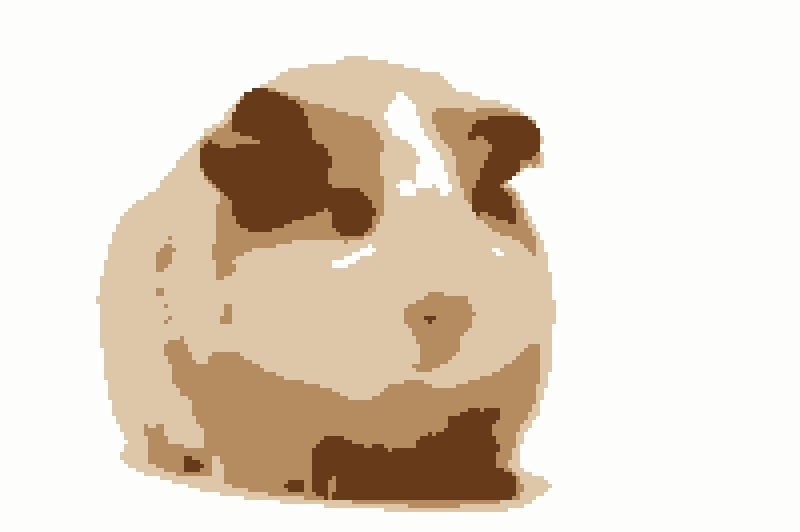
#> input picture Sample picture/sample1.jpg, 800 x 532 px
$ python -i pixel.py   (imports and definitions only)
#> lines starting #> are read from the running program, lines starting #| are printed output that depends on the picture; after the words box and inside, x2 and y2 are one past the last pixel; in counts of white or black regions, pixels touching at a corner belong together
### pixel_convert-master/rgb_to_dmc.py
import pandas as pd


def rgb_to_dmc(rgb) :
    dmc_list = pd.read_csv('static/resource/DMC Cotton Floss converted to RGB Values.csv',
                      encoding=' CP949', engine='python')
    res = [[999, 'hello world']]
    for i in range(len(dmc_list)):
        r, g, b = dmc_list.loc[i][2], dmc_list.loc[i][3], dmc_list.loc[i][4]
        gap = abs(r - rgb[0]) + abs(g - rgb[1]) + abs(b - rgb[2])

        if res[-1][0] > gap:
            res.append([gap, dmc_list.loc[i][0]])
    return res[-1][1]

# [7 lines left out: function dmc_to_rgb, not called in this run]

# def color_check (color, dmc_code) :
#     if color

### pixel_convert-master/pixel.py
# coding:UTF-8
import sys
import cv2
from PIL import Image
import numpy as np
from rgb_to_dmc import rgb_to_dmc, dmc_to_rgb

n8 = np.array([[1, 1, 1],
               [1, 1, 1],
               [1, 1, 1]],
              np.uint8)

n4 = np.array([[0, 1, 0],
               [1, 1, 1],
               [0, 1, 0]],
              np.uint8)


def make_dot(src, k=3, scale=2, color=True, blur=0, erode=0, alpha=True, to_tw=True):
#> called with src = '../Sample picture/sample1.jpg', k = 3, scale = 2, color = True, blur = 0, erode = 0, alpha = True, to_tw = True
    img_pl = Image.open(src)
#> img_pl is the input picture: PIL image 800x532 RGB; mean R, G, B 227.2, 214.6, 199.6
    if (img_pl.mode == 'RGBA' or img_pl.mode == 'P') and alpha:
        if img_pl.mode != 'RGBA':
            img_pl = img_pl.convert('RGBA')
        alpha_mode = True
    elif img_pl.mode != 'RGB' and img_pl.mode != 'L':
        img_pl = img_pl.convert('RGB')
        alpha_mode = False
    else:
        alpha_mode = False
    img = np.asarray(img_pl)
    if color and alpha_mode:
        a = img[:, :, 3]
        img = cv2.cvtColor(img, cv2.COLOR_BGRA2RGB)
        h, w, c = img.shape
    elif color:
        img = cv2.cvtColor(img, cv2.COLOR_BGR2RGB)
        h, w, c = img.shape
#> h = 532; w = 800; c = 3
    else:
        img = cv2.cvtColor(img, cv2.COLOR_RGB2GRAY)
        h, w = img.shape
        c = 0
    d_h = int(h / scale)
#> d_h = 266
    d_w = int(w / scale)
#> d_w = 400
    if erode == 1:
        img = cv2.erode(img, n4, iterations=1)
    elif erode == 2:
        img = cv2.erode(img, n8, iterations=1)
    if blur:
        img = cv2.bilateralFilter(img, 15, blur, 20)
    img = cv2.resize(img, (d_w, d_h), interpolation=cv2.INTER_NEAREST)
#> img: shape (266, 400, 3)
    if alpha_mode:
        a = cv2.resize(a, (d_w, d_h), interpolation=cv2.INTER_NEAREST)
        a = cv2.resize(a, (d_w * scale, d_h * scale), interpolation=cv2.INTER_NEAREST)
        a[a != 0] = 255
        if not 0 in a:
            a[0, 0] = 0
    if color:
        img_cp = img.reshape(-1, c)
    else:
        img_cp = img.reshape(-1)
    img_cp = img_cp.astype(np.float32)
    criteria = (cv2.TERM_CRITERIA_EPS + cv2.TERM_CRITERIA_MAX_ITER, 10, 1.0)
    ret, label, center = cv2.kmeans(img_cp, k, None, criteria, 10, cv2.KMEANS_PP_CENTERS)
#> ret = 80492005.6; center = [[250.9, 253, 253], [24.99, 58.24, 103], [142.5, 177.7, 207.1]]
    center = center.astype(np.uint8)
#> center = [[250, 252, 253], [24, 58, 102], [142, 177, 207]]
    result = center[label.flatten()]
    result = result.reshape((img.shape))
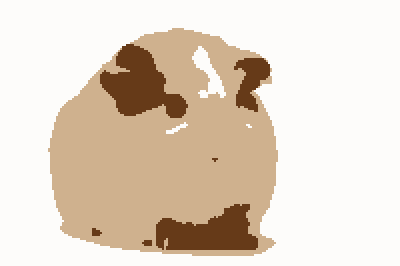
#> result: shape (266, 400, 3); mean B, G, R 198.9, 213.7, 227.1
    result = cv2.resize(result, (d_w * scale, d_h * scale), interpolation=cv2.INTER_NEAREST)
#> result: shape (532, 800, 3)
    if alpha_mode:
        r, g, b = cv2.split(result)
        result = cv2.merge((r, g, b, a))
    elif to_tw:
        r, g, b = cv2.split(result)
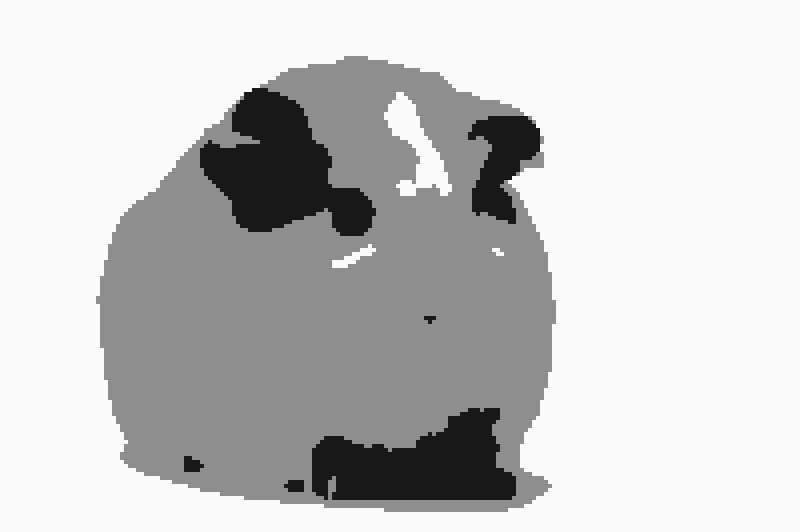
#> r: shape (532, 800); min 24, max 250, mean 198.9
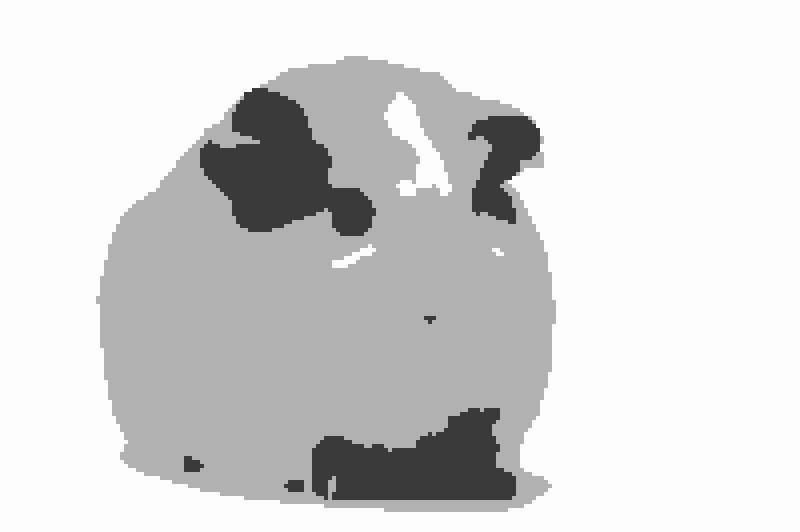
#> g: shape (532, 800); min 58, max 252, mean 213.7
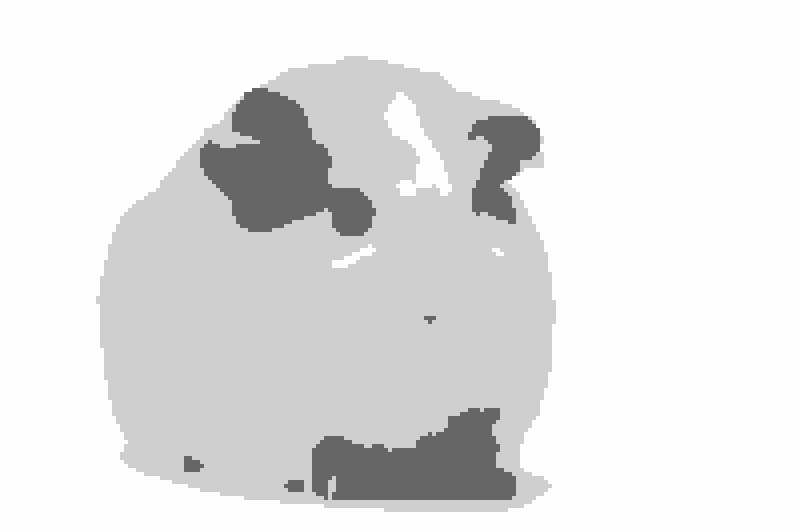
#> b: shape (532, 800); min 102, max 253, mean 227.1
        a = np.ones(r.shape, dtype=np.uint8) * 255
        a[0, 0] = 0
        result = cv2.merge((r, g, b, a))
#> result: shape (532, 800, 4)

    dmc_colors = []
    rgb_colors = []
    trans_colors = []

    # 16진수 색상코드를 rgb코드로 변환
    def hex_to_rgb(hex):
        return tuple(int(hex[i:i + 2], 16) for i in (0, 2, 4))

    for res_c in center:
        color_code = '{0:02x}{1:02x}{2:02x}'.format(res_c[2], res_c[1], res_c[0])
        rgb_colors.append(hex_to_rgb(color_code))
        dmc_code = rgb_to_dmc(hex_to_rgb(color_code))
        dmc_colors.append(dmc_code)
#> this loop made 1 pass
#> after the loop, dmc_colors = []; rgb_colors = [(253, 252, 250)]

    for dmc in dmc_colors :
        temp = dmc_to_rgb(dmc)
        trans_colors.append(temp)

    for width in range(w-1) :
        for high in range(h-1) :
            for i in range(len(dmc_colors)) :
                if result[high,width][0] == rgb_colors[i][0] and result[high,width][1] == rgb_colors[i][1] and result[high,width][2] == rgb_colors[i][2]:
                    result[high,width] = trans_colors[i]


    # cv2.imshow('result',result)
    # cv2.waitKey()
    # cv2.destroyAllWindows()

    return result, dmc_colors

#> (the run stopped early here; a loop or call above may not have finished)

$ run again, on Sample picture/dog1(24color).png
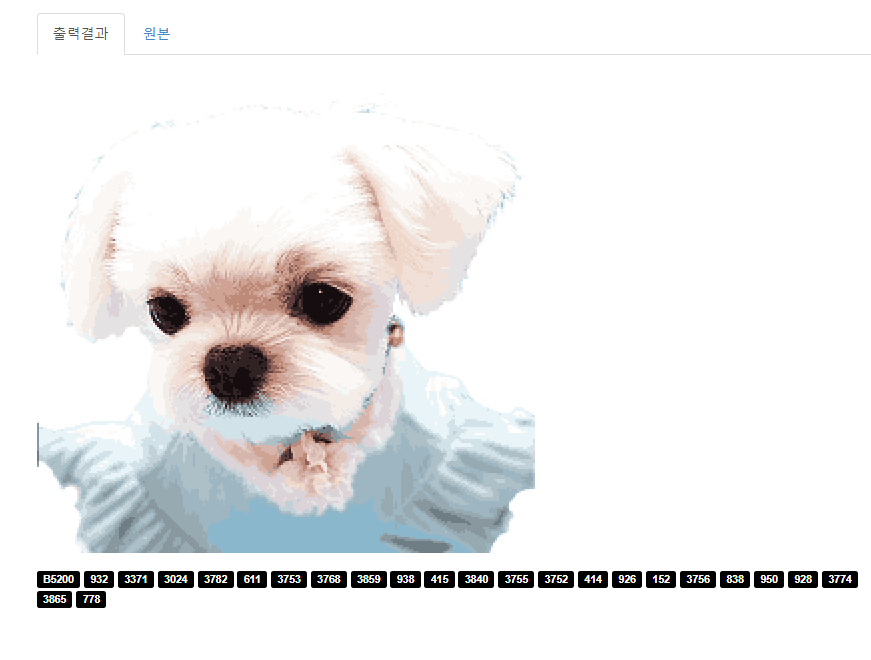
#> input picture Sample picture/dog1(24color).png, 871 x 660 px
#> in make_dot, img_pl is the input picture: PIL image 871x660 RGBA; mean R, G, B, A 236.2, 236.1, 236.3, 255
#> in make_dot, `a[0, 0] = 0`:
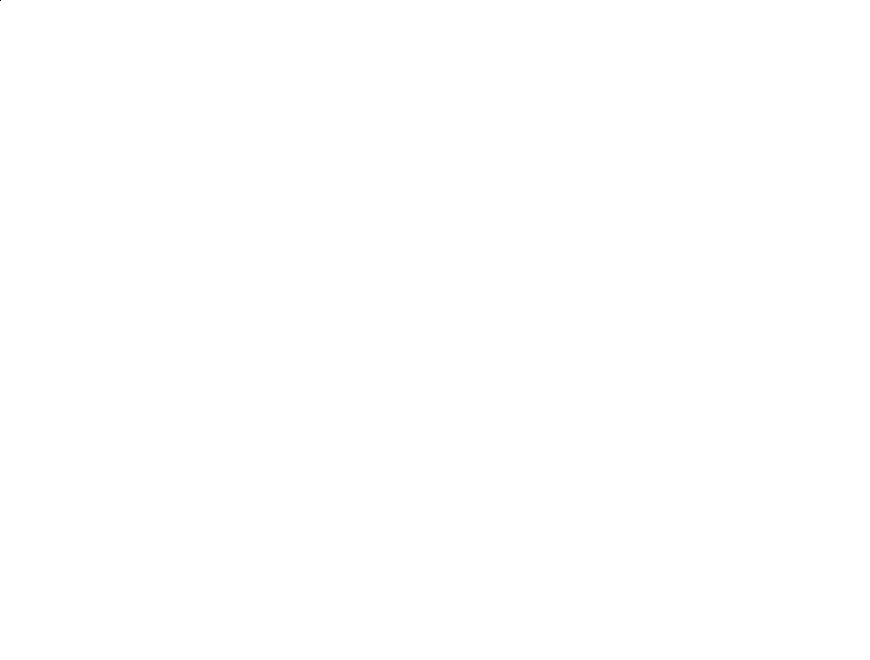
#> a: shape (660, 870); 100% white; black in thin lines or dots, all inside (x1, y1, x2, y2) = (0, 0, 1, 1)
#> in make_dot, `ret, label, center = cv2.kmeans(img_cp, k, None, criteria, 10, cv2.KME..`: ret = 81193240.4; center = [[251.8, 252.1, 252.5], [15.45, 13.15, 21.75], [179.9, 176.6, 171.3]]
#> in make_dot, `center = center.astype(np.uint8)`: center = [[251, 252, 252], [15, 13, 21], [179, 176, 171]]
#> in make_dot, `r, g, b = cv2.split(result)`:
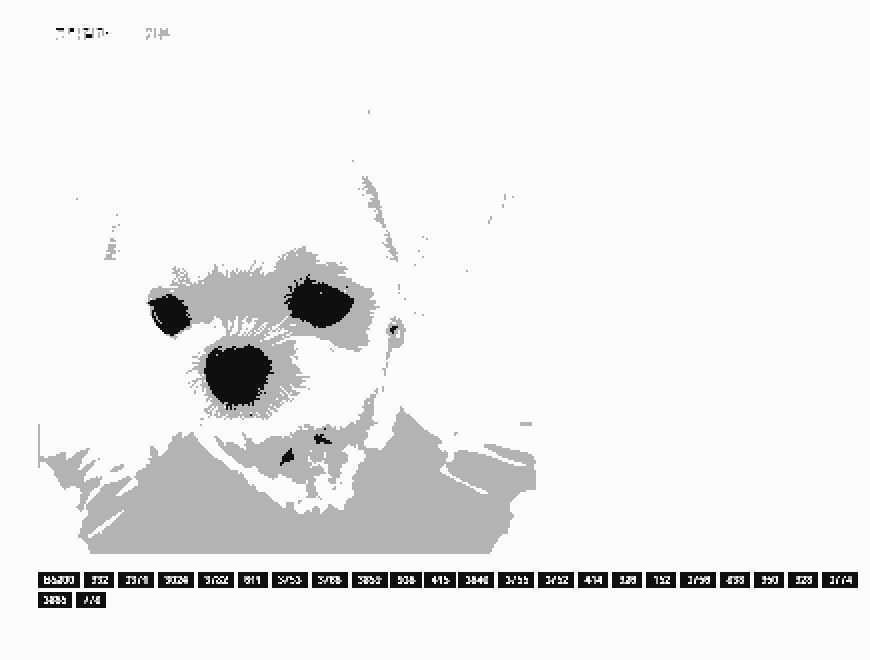
#> r: shape (660, 870); min 15, max 251, mean 236.1
#> the loop in make_dot, `for res_c in center:` made 1 pass
#> after the loop in make_dot, `for res_c in center:`: dmc_colors = []; rgb_colors = [(252, 252, 251)]

$ run again, on Sample picture/dog1(4color).png
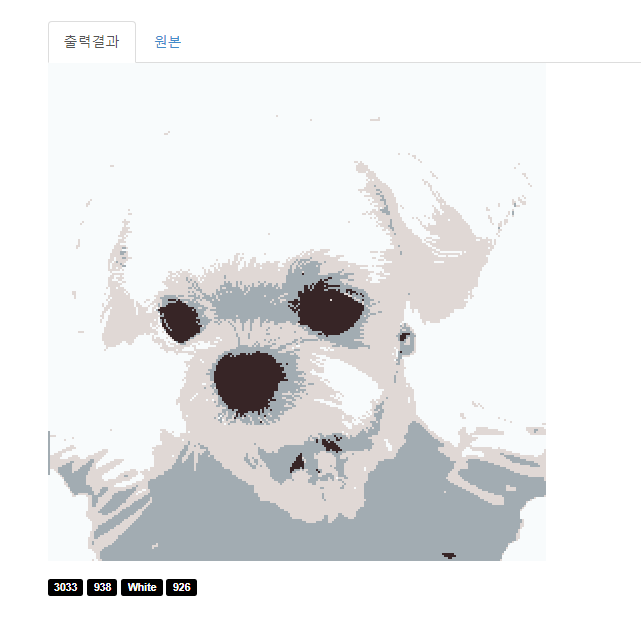
#> input picture Sample picture/dog1(4color).png, 641 x 621 px
#> in make_dot, img_pl is the input picture: PIL image 641x621 RGBA; mean R, G, B, A 232.4, 233.3, 234.1, 255
#> in make_dot, `a[0, 0] = 0`:
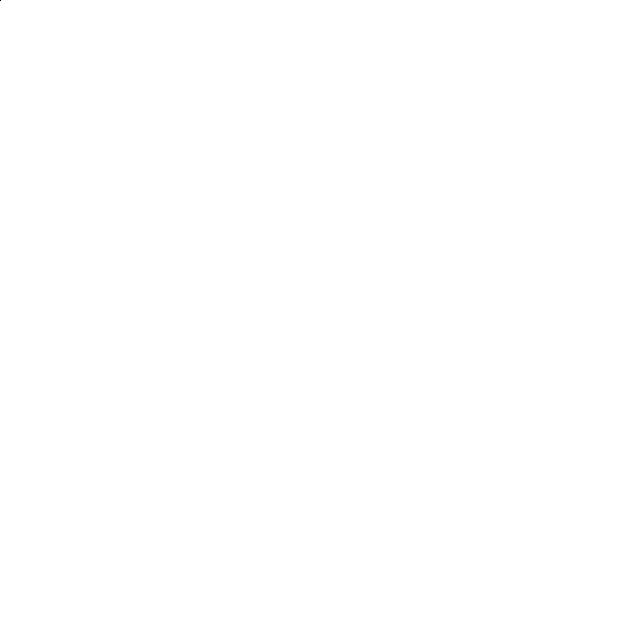
#> a: shape (620, 640); 100% white; black in thin lines or dots, all inside (x1, y1, x2, y2) = (0, 0, 1, 1)
#> in make_dot, `ret, label, center = cv2.kmeans(img_cp, k, None, criteria, 10, cv2.KME..`: ret = 45800364; center = [[247.6, 247.7, 247.6], [178, 171.9, 161.8], [32.41, 31.08, 46.93]]
#> in make_dot, `center = center.astype(np.uint8)`: center = [[247, 247, 247], [177, 171, 161], [32, 31, 46]]
#> in make_dot, `r, g, b = cv2.split(result)`:
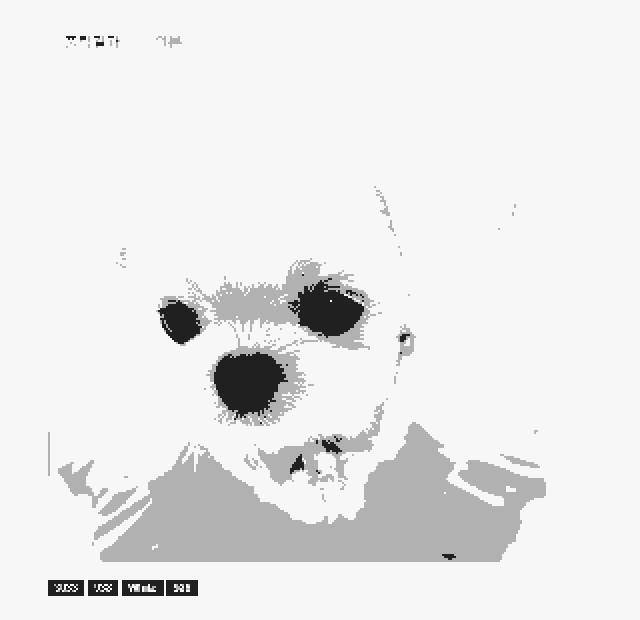
#> r: shape (620, 640); min 32, max 247, mean 233.5
#> the loop in make_dot, `for res_c in center:` made 1 pass
#> after the loop in make_dot, `for res_c in center:`: dmc_colors = []; rgb_colors = [(247, 247, 247)]
